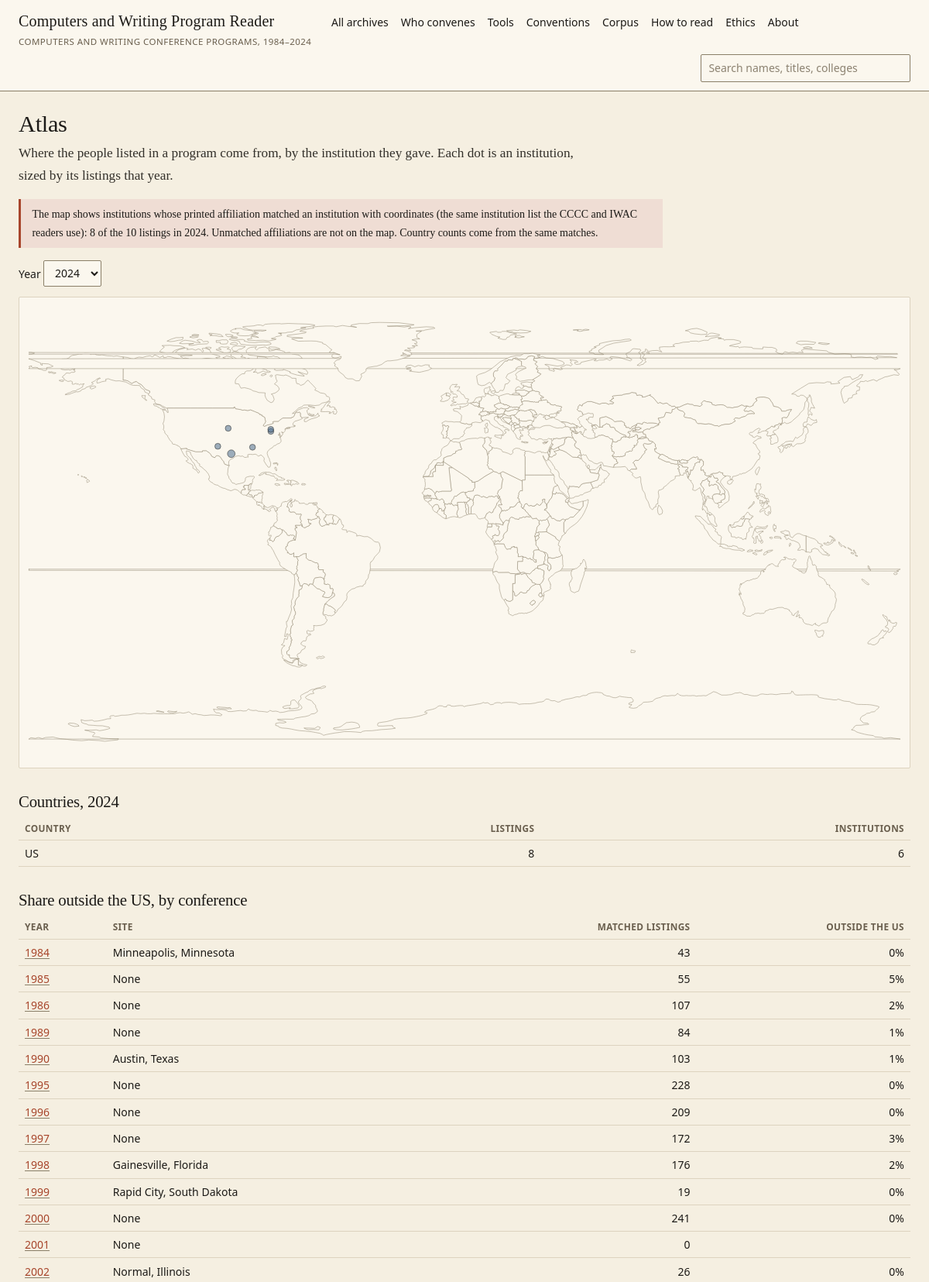
The app's page /atlas?year=2024 (upper part) with its own data.
### tables this page shows
CREATE TABLE conventions (year INTEGER PRIMARY KEY, city TEXT, venue TEXT, theme TEXT, chair TEXT, status TEXT, dates TEXT, site TEXT);

CREATE TABLE census (year INTEGER PRIMARY KEY, city TEXT, status TEXT, sessions INTEGER, appearances INTEGER, people INTEGER, newcomers INTEGER, returners INTEGER,
        with_affiliation INTEGER, matched INTEGER, non_us INTEGER, top10_share REAL, gini REAL, institutions INTEGER, chairs INTEGER);

### cw/app.py (the view)
@app.route("/atlas")
def atlas():
    years = [r["year"] for r in q("SELECT DISTINCT year FROM inst_year ORDER BY year")]
    y = request.args.get("year", type=int)
    y = y if y in years else max(r["year"] for r in q("SELECT year FROM census WHERE matched >= 50"))   # latest year with a usable number of matched institutions (2024 has 8)
    pts = [dict(r) for r in q("""SELECT i.id, i.name, i.country, i.lat, i.lon, iy.appearances n, iy.people p FROM inst_year iy
                                 JOIN institutions i ON i.id = iy.institution_id WHERE iy.year = ? AND i.lat IS NOT NULL""", y)]
    tot = q1("SELECT count(*) n FROM appearances WHERE year = ?", y)["n"]
    countries = q("""SELECT i.country, count(*) n, count(DISTINCT i.id) k FROM appearances a JOIN institutions i ON i.id = a.institution_id
                     WHERE a.year = ? AND i.country IS NOT NULL GROUP BY 1 ORDER BY n DESC""", y)
    shares = q("""SELECT c.year, c.city, c.status, n.matched, n.non_us FROM conventions c JOIN census n ON n.year = c.year ORDER BY c.year""")
    return render_template("atlas.html", years=years, y=y, pts=pts, total=tot, on_map=sum(p["n"] for p in pts), countries=countries, shares=shares,
                           data=json.dumps({"points": pts}))

### cw/app.py (called while the page is built)
def db():
    if "db" not in g:
        g.db = sqlite3.connect(f"file:{DB}?mode=ro&immutable=1", uri=True)
        g.db.row_factory = sqlite3.Row
    return g.db

def q(sql, *args):
    return db().execute(sql, args).fetchall()

def q1(sql, *args):
    return db().execute(sql, args).fetchone()

def build_date():
    return date.fromtimestamp(os.path.getmtime(DB)).isoformat() if os.path.exists(DB) else ""

@app.template_filter("pct")
def pct(v, digits=1):
    return "" if v is None else f"{100 * v:.{digits}f}%"

@app.template_filter("num")
def num(v):
    return "" if v is None else f"{v:,}"

@app.after_request
def headers(r):
    r.headers["X-Robots-Tag"] = "noindex, nofollow"
    return r

@app.context_processor
def inject():
    return {"build_date": build_date(), "repo_url": REPO_URL, "data_url": DATA_URL, "P": request.script_root, "ROOT": (request.script_root.rsplit("/", 1)[0] or "") + "/", "corpus": "cw"}

### cw/templates/atlas.html (shortened to what this page needs)
{% extends "base.html" %}{% block title %}Atlas · Computers and Writing Program Reader{% endblock %}
{% block main %}
<h1>Atlas</h1>
<p class="lede">Where the people listed in a program come from, by the institution they gave. Each dot is an institution, sized by its listings that year.</p>
<div class="caveat">The map shows institutions whose printed affiliation matched an institution with coordinates (the same institution list the CCCC and IWAC readers use): {{ on_map|num }} of the {{ total|num }} listings in {{ y }}. Unmatched affiliations are not on the map. Country counts come from the same matches.</div>
<form class="controls" method="get"><label>Year <select name="year" onchange="this.form.submit()">{% for yy in years %}<option {{ 'selected' if yy == y }}>{{ yy }}</option>{% endfor %}</select></label></form>
<div class="chart" style="height:auto;padding:0"><svg id="map" viewBox="0 0 960 500" width="100%" role="img" aria-label="World map of institutions listed in {{ y }}"></svg></div>
<h2>Countries, {{ y }}</h2>
<div class="tbl"><table><thead><tr><th>Country</th><th class="n">Listings</th><th class="n">Institutions</th></tr></thead><tbody>
{% for c in countries %}<tr><td>{{ c.country }}</td><td class="n">{{ c.n|num }}</td><td class="n">{{ c.k|num }}</td></tr>{% endfor %}</tbody></table></div>
<h2>Share outside the US, by conference</h2>
<div class="tbl"><table><thead><tr><th>Year</th><th>Site</th><th class="n">Matched listings</th><th class="n">Outside the US</th></tr></thead><tbody>
{% for s in shares %}<tr><td><a href="{{ P }}/atlas?year={{ s.year }}">{{ s.year }}</a></td><td>{{ s.city }}</td><td class="n">{{ s.matched|num }}</td><td class="n">{{ ((s.non_us / s.matched) if s.matched else None)|pct(0) }}</td></tr>{% endfor %}</tbody></table></div>
{% endblock %}

### cw/static/tokens.css (style rules this page uses)
:root { --papyrus: #F5EFE1; --papyrus-deep: #EDE4D2; --paper: #FBF7EE; --gloss: #1C1A17; --gloss-soft: #33302A; --dilute: #6A5F4E; --dilute-light: #8C8271; --terracotta: #A8462C; --terracotta-lift: #C2593B; --terracotta-wash: #EFDDD4; --added-white: #FFFDF8; --faience: #4A6670; --faience-wash: #DFE7E9; --rule: #DDD3BF; --rule-strong: #8A7F68; --good-bg: #E7E0CE; --good-fg: #5C4A22; --warn-bg: #F0E2D2; --warn-fg: #7A4A24; --err-bg: #EFDDD4; --err-fg: #8E3A22; --neutral-bg:#E4E7E4; --neutral-fg:#4A5550; --f-display: 'GFS Didot', 'EB Garamond', Georgia, 'Times New Roman', serif; --f-quote: 'EB Garamond', Georgia, 'Times New Roman', serif; --f-body: 'Literata', Georgia, 'Times New Roman', serif; --f-ui: 'Atkinson Hyperlegible', system-ui, -apple-system, 'Segoe UI', sans-serif; --f-mono: ui-monospace, 'SF Mono', 'JetBrains Mono', Consolas, monospace; --text-xs: 0.75rem; --text-sm: 0.875rem; --text-base: 1rem; --text-lg: 1.125rem; --text-xl: 1.5rem; --text-2xl: 2rem; --text-3xl: 2.75rem; --text-4xl: 3.75rem; --leading-tight: 1.08; --leading-snug: 1.35; --leading-base: 1.65; --measure: 62ch; --space-1: 0.25rem; --space-2: 0.5rem; --space-3: 0.75rem; --space-4: 1rem; --space-5: 1.25rem; --space-6: 1.5rem; --space-8: 2rem; --space-10: 2.5rem; --space-12: 3rem; --space-16: 4rem; --space-20: 5rem; --space-24: 6rem; --radius-sm: 2px; --shadow-sm: 0 1px 2px rgba(28, 26, 23, 0.05); --t-fast: 0.12s ease; --t-base: 0.2s ease; }
*, *::before, *::after { box-sizing: border-box; }
html, body { margin: 0; padding: 0; background-color: var(--papyrus); background-image: var(--grain); color: var(--gloss); font-family: var(--f-body); font-size: var(--text-base); line-height: var(--leading-base); -webkit-font-smoothing: antialiased; -moz-osx-font-smoothing: grayscale; text-rendering: optimizeLegibility; }
h1, h2 { font-family: var(--f-display); font-weight: 400; line-height: var(--leading-tight); letter-spacing: -0.01em; margin: 0 0 var(--space-4); color: var(--gloss); text-wrap: balance; }
h1 { font-size: var(--text-3xl); }
h2 { font-size: var(--text-2xl); }
p { margin: 0 0 var(--space-4); }
a { color: var(--terracotta); text-decoration: underline; text-decoration-color: var(--rule-strong); text-decoration-thickness: 1px; text-underline-offset: 0.18em; transition: color var(--t-fast), text-decoration-color var(--t-fast); }
::placeholder { color: var(--dilute-light); opacity: 1; }

### cw/static/reader.css (style rules this page uses)
* { box-sizing: border-box; }
body { margin: 0; background: var(--papyrus); color: var(--gloss); font-family: var(--f-body); font-size: var(--text-base); line-height: var(--leading-base); }
a { color: var(--terracotta); text-underline-offset: 2px; }
h1, h2, h3 { font-family: var(--f-display); font-weight: 400; line-height: var(--leading-tight); }
h1 { font-size: 1.9rem; margin: .2rem 0 .5rem; }
h2 { font-size: 1.3rem; margin: 2rem 0 .5rem; }
.lede { max-width: 46rem; font-size: 1.08rem; color: var(--gloss-soft); }
p, li { max-width: 52rem; }
.caveat { border-left: 3px solid var(--terracotta); background: var(--terracotta-wash); padding: .5rem .9rem; font-size: var(--text-sm); max-width: 52rem; margin: 1rem 0; }
table { border-collapse: collapse; width: 100%; font-size: var(--text-sm); font-family: var(--f-ui); }
th, td { text-align: left; vertical-align: top; padding: .32rem .5rem; border-bottom: 1px solid var(--rule); }
th { font-weight: 600; color: var(--dilute); font-size: .74rem; text-transform: uppercase; letter-spacing: .03em; position: sticky; top: 0; background: var(--papyrus); }
td.n, th.n { text-align: right; font-variant-numeric: tabular-nums; }
.tbl { overflow-x: auto; }
.chart { position: relative; height: 340px; background: var(--paper); border: 1px solid var(--rule); border-radius: var(--radius-sm); padding: .6rem; }
.controls { display: flex; flex-wrap: wrap; gap: .5rem 1rem; align-items: center; margin: .8rem 0; font-family: var(--f-ui); font-size: var(--text-sm); }
select, input[type=text], input[type=number], button { font: inherit; font-size: var(--text-sm); font-family: var(--f-ui); border: 1px solid var(--rule-strong); background: var(--paper); color: var(--gloss); border-radius: var(--radius-sm); padding: .35rem .6rem; }
.tbl { max-width: 100%; }
img, svg, canvas { max-width: 100%; }
.controls label, .controls select, .controls input[type=text] { max-width: 100%; }
.controls select { text-overflow: ellipsis; }

### records on screen
conventions: year "1984", city "Minneapolis, Minnesota", matched|num "43"
census: ((s.non_us/s.matched)ifs.matchedelseNone)|pct(0) "0%"
conventions: year "1985", city "None", matched|num "55"
census: ((s.non_us/s.matched)ifs.matchedelseNone)|pct(0) "5%"
conventions: year "1986", city "None", matched|num "107"
census: ((s.non_us/s.matched)ifs.matchedelseNone)|pct(0) "2%"
conventions: year "1989", city "None", matched|num "84"
census: ((s.non_us/s.matched)ifs.matchedelseNone)|pct(0) "1%"
conventions: year "1990", city "Austin, Texas", matched|num "103"
census: ((s.non_us/s.matched)ifs.matchedelseNone)|pct(0) "1%"
conventions: year "1995", city "None", matched|num "228"
census: ((s.non_us/s.matched)ifs.matchedelseNone)|pct(0) "0%"
conventions: year "1996", city "None", matched|num "209"
census: ((s.non_us/s.matched)ifs.matchedelseNone)|pct(0) "0%"
conventions: year "1997", city "None", matched|num "172"
census: ((s.non_us/s.matched)ifs.matchedelseNone)|pct(0) "3%"
conventions: year "1998", city "Gainesville, Florida", matched|num "176"
census: ((s.non_us/s.matched)ifs.matchedelseNone)|pct(0) "2%"
conventions: year "1999", city "Rapid City, South Dakota", matched|num "19"
census: ((s.non_us/s.matched)ifs.matchedelseNone)|pct(0) "0%"
conventions: year "2000", city "None", matched|num "241"
census: ((s.non_us/s.matched)ifs.matchedelseNone)|pct(0) "0%"
conventions: year "2001", city "None", matched|num "0"
conventions: year "2002", city "Normal, Illinois", matched|num "26"
census: ((s.non_us/s.matched)ifs.matchedelseNone)|pct(0) "0%"

### other values on screen
{{ on_map|num }} "8"
{{ total|num }} "10"
{{ y }} "2024"
{{ c.country }} "US"
{{ c.n|num }} "8"
{{ c.k|num }} "6"
form field year "2024"
